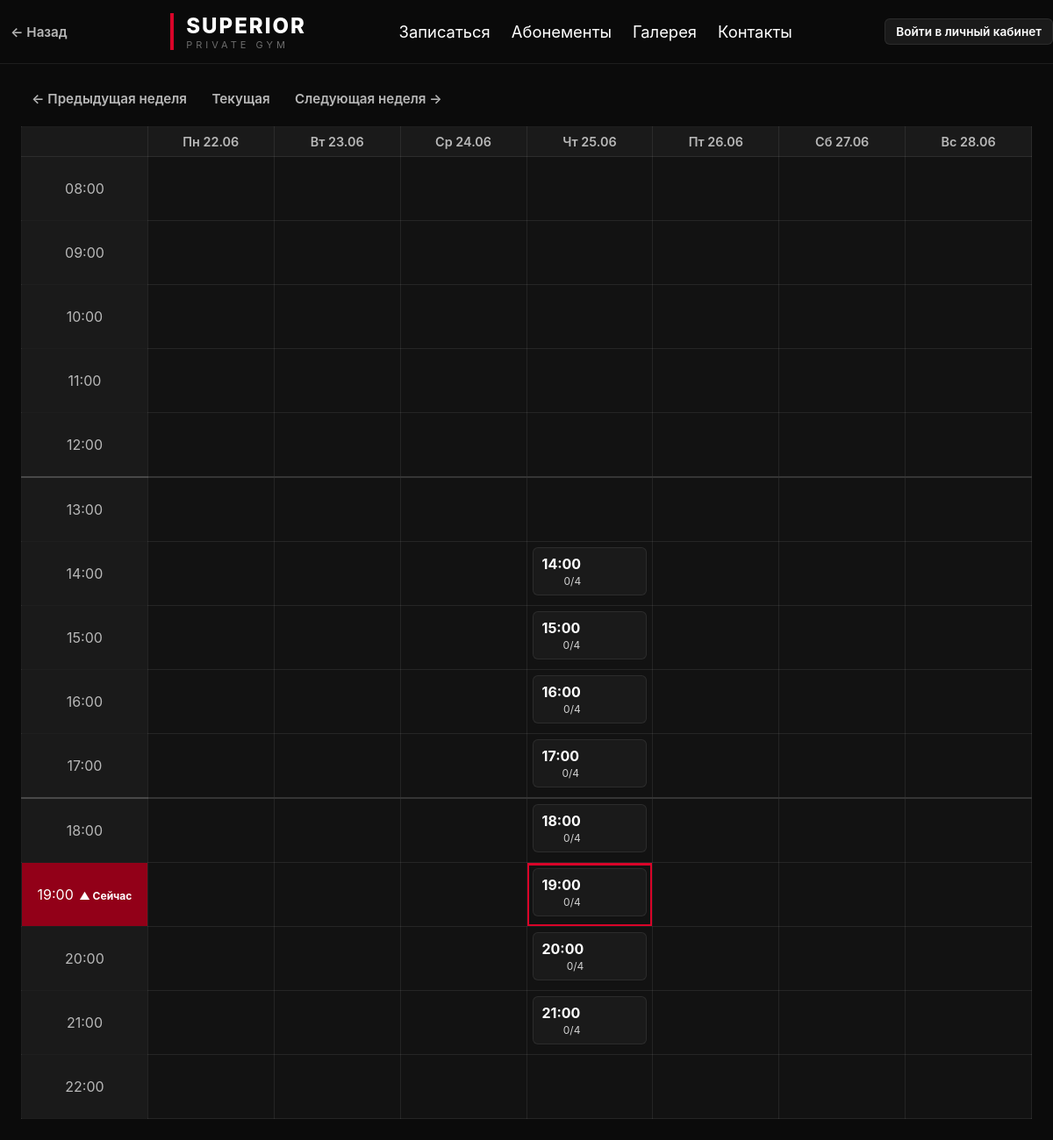
The app's page /schedule with its own data.
### app/models.py (models this page shows)
class Slot(Base):
    __tablename__ = "slots"
    id = Column(Integer, primary_key=True)
    start_time = Column(DateTime)
    capacity = Column(Integer, default=4)
    completed = Column(Boolean, default=False)

### app/routes/schedule.py (the view)
@router.get("/schedule")
def schedule(
    request: Request, db: Session = Depends(get_db),
    week_offset: int = 0, user: dict = Depends(get_current_user),
):
    slots = db.query(Slot).order_by(Slot.start_time).all()
    now = tz_now()
    base_week_start = (now - timedelta(days=now.weekday())).replace(
        hour=0, minute=0, second=0, microsecond=0
    )
    week_start = base_week_start + timedelta(days=7 * week_offset)
    days = [week_start + timedelta(days=i) for i in range(7)]
    hours = list(range(8, 23))
    now_hour = now.hour
    now_day_index = now.weekday()  # 0=Пн
    week_start_monday = week_start.date()
    today = now.date()
    days_offset = (today - week_start_monday).days
    if 0 <= days_offset < 7:
        now_col = days_offset
    else:
        now_col = -1  # текущий день вне показанной недели
    default_time = tz_now().strftime("%Y-%m-%dT%H:%M")
    default_end_time = (tz_now() + timedelta(hours=1)).strftime("%Y-%m-%dT%H:%M")
    grid = {(d_idx, h): None for d_idx in range(7) for h in hours}
    for slot in slots:
        if not slot.start_time:
            continue
        slot_dt = slot.start_time
        delta = slot_dt.date() - week_start.date()
        if delta.days < 0 or delta.days >= 7:
            continue
        day_index = delta.days
        hour = slot_dt.hour
        if hour in hours:
            bookings = db.query(Booking).filter(Booking.slot_id == slot.id).all()
            clients_in_slot = [db.get(Client, b.client_id) for b in bookings]
            se = db.query(SlotEmployee).filter(SlotEmployee.slot_id == slot.id).first()
            trainer_letter = ""
            if se:
                emp = db.get(Employee, se.employee_id)
                if emp and emp.last_name:
                    trainer_letter = emp.last_name[0]
            grid[(day_index, hour)] = {
                'slot': slot,
                'booked': len(clients_in_slot),
                'clients': clients_in_slot,
                'trainer_letter': trainer_letter,
            }
    return templates.TemplateResponse(
        request=request, name="schedule.html",
        context={
            "days": days, "hours": hours, "grid": grid,
            "default_time": default_time,
            "default_end_time": default_end_time,
            "week_offset": week_offset, "user": user,
            "now_in_week": now_col >= 0,
            "now_col": now_col,
            "now_hour": now_hour,
        },
    )

### templates/schedule.html (shortened to what this page needs)
{% extends "base.html" %}
{% block content %}
{% set flash = request.query_params.get('flash') %}
<div class="page__controls">
    <div class="week-nav">
        <a class="btn btn--ghost" href="/schedule?week_offset={{ week_offset - 1 }}">← Предыдущая неделя</a>
        <a class="btn btn--ghost" href="/schedule?week_offset=0">Текущая</a>
        <a class="btn btn--ghost" href="/schedule?week_offset={{ week_offset + 1 }}">Следующая неделя →</a>
    </div>
</div>
<div class="calendar">
    <table class="calendar__table">
        <thead>
            <tr>
                <th class="calendar__header-cell"></th>
                {% set ru_days = ['Пн','Вт','Ср','Чт','Пт','Сб','Вс'] %}
                {% for day in days %}
                <th class="calendar__header-cell">{{ ru_days[loop.index0] }} {{ day.strftime('%d.%m') }}</th>
                {% endfor %}
            </tr>
        </thead>
        <tbody>
            {% for hour in hours %}
            {% set divider = hour == 13 or hour == 18 %}
            <tr class="{% if divider %}calendar__row--divider {% endif %}{% if now_in_week and hour == now_hour %}calendar__row--now{% endif %}">
                <td class="calendar__time">{{ '%02d:00' % hour }}
                    {%- if now_in_week and hour == now_hour %} <span class="calendar__now-marker">▲ Сейчас</span>{% endif %}
                </td>
                {% for d_idx in range(0,7) %}
                <td class="calendar__cell{% if now_in_week and d_idx == now_col and hour == now_hour %} calendar__cell--now{% endif %}">
                    {% set cell = grid.get((d_idx, hour)) %}
                    {% if cell %}
                    {%- set color_class = '' -%}
                    {%- if cell.slot.completed -%}
                        {%- set color_class = 'calendar__slot--completed' -%}
                    {%- elif cell.slot.capacity == 1 -%}
                        {%- set color_class = 'calendar__slot--red' -%}
                    {%- elif cell.slot.capacity == 2 -%}
                        {%- set color_class = 'calendar__slot--yellow' -%}
                    {%- else -%}
                        {%- if cell.booked >= cell.slot.capacity -%}
                            {%- set color_class = 'calendar__slot--green' -%}
                        {%- else -%}
                            {%- set color_class = 'calendar__slot--gray' -%}
                        {%- endif -%}
                    {%- endif -%}
                    <a class="calendar__slot {{ color_class }}" href="/slot/{{ cell.slot.id }}?week_offset={{ week_offset }}">
                        <div class="calendar__slot-inner">
                            <div class="calendar__slot-info">
                                <div class="calendar__slot-time">{{ cell.slot.start_time.strftime('%H:%M') }}</div>
                                <div class="calendar__slot-capacity">{% if cell.trainer_letter %}{{ cell.trainer_letter }} - {% endif %} {{ cell.booked }}/{{ cell.slot.capacity }}</div>
                            </div>
                        </div>
                    </a>
                    {% else %}
                    <div class="calendar__cell--empty" data-day="{{ d_idx }}" data-hour="{{ hour }}"></div>
                    {% endif %}
                </td>
                {% endfor %}
            </tr>
            {% endfor %}
        </tbody>
    </table>
</div>
{% endblock %}

### templates/base.html (shortened to what this page needs)
<!DOCTYPE html>
<html lang="ru">
<head>
    <link rel="stylesheet"
          href="/static/style.css">
</head>
<body>
<header class="header">
    <div class="header__inner">
        <div class="header__back">
            <button class="btn btn--ghost" onclick="history.back()">← Назад</button>
        </div>
        <a class="header__logo" href="/">
            <span class="header__accent-line"></span>
            <div>
                <div class="header__brand">SUPERIOR</div>
                <div class="header__subtitle">PRIVATE GYM</div>
            </div>
        </a>
        <nav class="header__nav">
            {% set _user = request.session.get('user') %}
            {% set _path = request.url.path %}
            {% if _user and _user.role in ('admin', 'trainer') %}
            <a href="/schedule" class="header__nav-link{% if _path.startswith('/schedule') or _path.startswith('/slot/') %} header__nav-link--active{% endif %}">Расписание</a>
            <a href="/clients" class="header__nav-link{% if _path.startswith('/clients') %} header__nav-link--active{% endif %}">Клиенты</a>
            <a href="/subscriptions" class="header__nav-link{% if _path == '/subscriptions' %} header__nav-link--active{% endif %}">Абонементы</a>
            <a href="/journal" class="header__nav-link{% if _path == '/journal' %} header__nav-link--active{% endif %}">Журнал</a>
            <a href="/dashboard" class="header__nav-link{% if _path == '/dashboard' %} header__nav-link--active{% endif %}">Дашборд</a>
            {% if _user.role == 'admin' %}
            <a href="/budget" class="header__nav-link{% if _path == '/budget' %} header__nav-link--active{% endif %}">Бюджет</a>
            <a href="/employees" class="header__nav-link{% if _path == '/employees' %} header__nav-link--active{% endif %}">Сотрудники</a>
            <a href="/sql" class="header__nav-link{% if _path == '/sql' %} header__nav-link--active{% endif %}">SQL</a>
            {% endif %}
            {% else %}
            <a href="/signup" class="header__nav-link{% if _path == '/signup' %} header__nav-link--active{% endif %}">Записаться</a>
            <a href="/subscriptions" class="header__nav-link{% if _path == '/subscriptions' %} header__nav-link--active{% endif %}">Абонементы</a>
            <a href="/gallery" class="header__nav-link{% if _path == '/gallery' %} header__nav-link--active{% endif %}">Галерея</a>
            <a href="/contacts" class="header__nav-link{% if _path == '/contacts' %} header__nav-link--active{% endif %}">Контакты</a>
            {% endif %}
        </nav>
        <div class="header__user">
            {% if _user %}
            <a href="/profile" class="header__user-name">{{ _user.name }}</a>
            <form method="post" action="/logout" class="form--inline">
                {{ csrf_input(request) }}
                <button class="btn btn--ghost btn--small" type="submit">Выйти</button>
            </form>
            {% else %}
            <a href="/login" class="btn btn--primary btn--small">Войти в личный кабинет</a>
            {% endif %}
        </div>
    </div>
</header>
<main class="container">
    {% block content %}
    {% endblock %}
</main>
</body>
</html>

### static/style.css (style rules this page uses)
*, *::before, *::after { margin:0; padding:0; box-sizing:border-box; }
html { scroll-behavior:smooth; }
body { background:var(--bg-primary); color:var(--text-primary); font-family:Inter,system-ui,sans-serif; min-height:100vh; }
.container { width:min(1400px,calc(100% - 48px)); margin-inline:auto; padding:24px 0; }
.header { position:sticky; top:0; z-index:1000; backdrop-filter:blur(16px); background:rgba(11,11,11,.85); border-bottom:1px solid var(--border); }
.header__inner { display:flex; justify-content:space-between; align-items:center; height:72px; }
.header__logo { display:flex; align-items:center; gap:14px; text-decoration:none; }
.header__accent-line { width:4px; height:42px; background:var(--accent); display:block; }
.header__back { display:flex; align-items:center; }
.header__brand { font-size:24px; font-weight:800; letter-spacing:2px; text-transform:uppercase; color:var(--text-primary); }
.header__subtitle { font-size:11px; letter-spacing:4px; color:var(--text-muted); }
.header__nav { display:flex; gap:24px; }
.header__nav-link { color:var(--text-primary); text-decoration:none; transition:var(--transition); font-size:1.15rem; }
.header__user { display:flex; align-items:center; gap:12px; font-size:14px; }
.btn { display:inline-flex; align-items:center; justify-content:center; gap:8px; text-decoration:none; cursor:pointer; transition:var(--transition); font-weight:600; font-size:0.95rem; border:none; border-radius:var(--radius-sm); font-family:inherit; }
.btn--primary { background:var(--accent); color:white; padding:10px 10px; font-size:1.0rem; }
.btn--small { padding:6px 12px; font-size:0.85rem; background:var(--bg-elevated); color:var(--text-primary); border:1px solid var(--border); border-radius:var(--radius-sm); }
.btn--ghost { background:transparent; border:none; color:var(--text-secondary); padding:6px 12px; }
.calendar { overflow-x:auto; }
.calendar__table { width:100%; border-collapse:collapse; table-layout:fixed; }
.calendar__table th, .calendar__table td { border:1px solid var(--border); }
.calendar__header-cell { background:var(--bg-elevated); padding:8px; text-align:center; color:var(--text-secondary); font-size:0.9rem; font-weight:600; }
.calendar__time { width:72px; background:var(--bg-elevated); color:var(--text-secondary); text-align:center; padding:8px; font-size:1.0rem; position:relative; }
.calendar__cell { min-height:90px; padding:6px; vertical-align:top; background:var(--bg-secondary); }
.calendar__row--now .calendar__time { background:var(--accent-dark); color:var(--text-primary); }
.calendar__now-marker { display:inline-block; font-size:0.75rem; color:var(--text-primary); font-weight:700; vertical-align:middle; margin-left:2px; }
.calendar__cell--now { box-shadow:inset 0 0 0 2px var(--accent); position:relative; }
.calendar__cell--now::after { content:''; position:absolute; top:0; left:0; right:0; height:3px; background:var(--accent); }
.calendar__slot { display:block; border-radius:var(--radius-sm); padding:8px 10px; text-decoration:none; color:var(--text-primary); transition:var(--transition); }
.calendar__slot--gray { background:var(--bg-elevated); border:1px solid var(--border); }
.calendar__slot-time { font-size:16px; font-weight:700; }
.calendar__slot-capacity { font-size:12px; opacity:0.8; margin-left:auto; }
.page__controls { display:flex; gap:12px; align-items:center; margin-bottom:16px; }
.calendar__cell--empty { width:100%;height:100%;min-height:60px;border-radius:var(--radius-sm);transition:var(--transition) }
.calendar__slot-inner { display:flex;gap:4px;height:100% }
.calendar__slot-info { display:flex;flex-direction:column;align-items:center;justify-content:center;gap:2px;flex-shrink:0;min-width:40px }
.calendar__row--divider td { border-top:2px solid rgba(255,255,255,0.15) }
.calendar__row--divider .calendar__time { border-top:2px solid rgba(255,255,255,0.25) }

### records on screen
Slot: slot.start_time "14:00", slot.capacity "4"
Slot: slot.start_time "15:00", slot.capacity "4"
Slot: slot.start_time "16:00", slot.capacity "4"
Slot: slot.start_time "17:00", slot.capacity "4"
Slot: slot.start_time "18:00", slot.capacity "4"
Slot: slot.start_time "19:00", slot.capacity "4"
Slot: slot.start_time "20:00", slot.capacity "4"
Slot: slot.start_time "21:00", slot.capacity "4"

### other values on screen
{{ ru_days[loop.index0] }} "Пн" "Вт" "Ср" "Чт" "Пт" "Сб" "Вс"
{{ day.strftime('%d.%m') }} "22.06" "23.06" "24.06" "25.06" "26.06" "27.06" "28.06"
{{ '%02d:00' % hour }} "08:00" "09:00" "10:00" "11:00" "12:00" "13:00" "14:00" "15:00" "16:00" "17:00" "18:00" "19:00" "20:00" "21:00" "22:00"
{{ cell.booked }} "0" "0" "0" "0" "0" "0" "0" "0"
